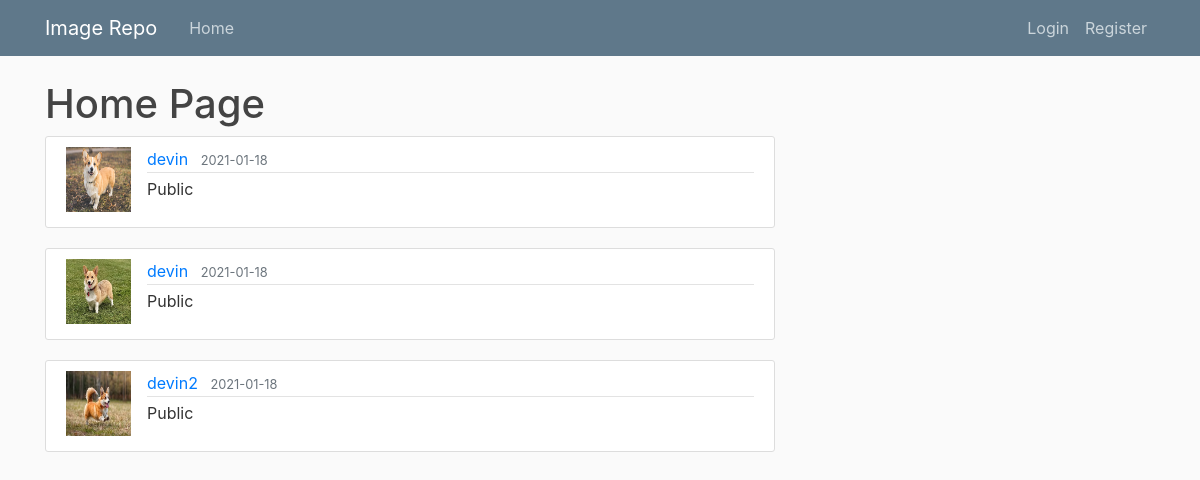
The page /home on the database its author committed.
### image_repo/models.py (models this page shows, shortened)
class Post(db.Model):
	id = db.Column(db.Integer, primary_key=True)
	name = db.Column(db.String(200), nullable=False)
	path = db.Column(db.String(200), unique=True)
	date_posted = db.Column(db.DateTime, nullable=False, default=datetime.utcnow)
	private = db.Column(db.Boolean, nullable=False)
	user_id = db.Column(db.Integer, db.ForeignKey('user.id'), nullable=False)

class User(db.Model, UserMixin):
	id = db.Column(db.Integer, primary_key=True)
	username = db.Column(db.String(20), unique=True, nullable=False)
	email = db.Column(db.String(120), unique=True, nullable=False)
	image_file = db.Column(db.String(20), nullable=False, default='default.jpg')
	password = db.Column(db.String(60), nullable=False)
	posts = db.relationship('Post', backref='author', lazy=True)

### image_repo/routes.py (the view)
@app.route('/')
@app.route('/home')
def home():
	if current_user.is_authenticated:
		private_posts = Post.query.filter_by(private=True, author=current_user).all() # Specific User private
		public_posts = Post.query.filter_by(private=False).all()
		return render_template('home.html', title="Home", public_posts=public_posts, private_posts=private_posts)
	else: # Only display public images
		public_posts = Post.query.filter_by(private=False).all()
		return render_template('home.html', title="Home", public_posts=public_posts)

### image_repo/templates/home.html (shortened to what this page needs)
{% extends "layout.html" %}
{% block content %}
	<h1>Home Page</h1>
    {% for post in public_posts %}
        <article class="media content-section">
          <img class="article-img" src="{{ url_for('static', filename='UPLOADS/' + post.name) }}">
          <div class="media-body">
            <div class="article-metadata">
              <a class="mr-2" href="#">{{ post.author.username }}</a>
              <small class="text-muted">{{ post.date_posted.strftime('%Y-%m-%d') }}</small>
            </div>
            <p class="article-content"> Public </p>
          </div>
        </article>
    {% endfor %}
{% endblock content %}

### image_repo/static/main.css (style rules this page uses)
body { background: #fafafa; color: #333333; margin-top: 5rem; }
h1, h2, h3, h4, h5, h6 { color: #444444; }
.content-section { background: #ffffff; padding: 10px 20px; border: 1px solid #dddddd; border-radius: 3px; margin-bottom: 20px; }
.article-content { white-space: pre-line; }
.article-img { height: 65px; width: 65px; margin-right: 16px; }
.article-metadata { padding-bottom: 1px; margin-bottom: 4px; border-bottom: 1px solid #e3e3e3 }

### rows shown on the page
Post: name (picture), author.username "devin", date_posted "2021-01-18"
Post: name (picture), author.username "devin", date_posted "2021-01-18"
Post: name (picture), author.username "devin2", date_posted "2021-01-18"
